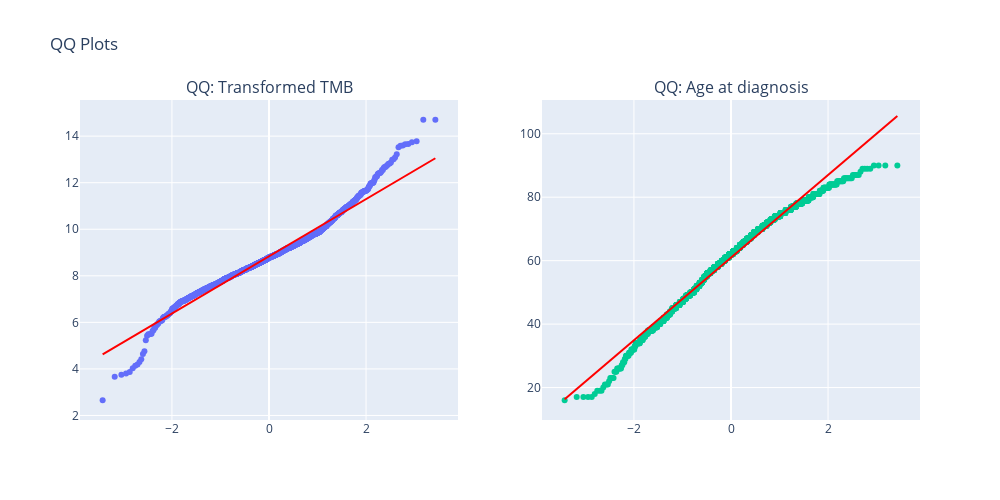

Notebook cell for this chart:
### Markdown cell above
Still after the transformations the distributions do not look normal at all, which is reflected on the Shapiro-Wilk test. We can do a deeper analysis with qqplots.

### Code cell
from scipy.stats import probplot

fig = make_subplots(rows=1, cols=2, subplot_titles=('QQ: Transformed TMB', 'QQ: Age at diagnosis'))

variables = ['transformed_TMB', 'donor_age_at_diagnosis']

for i, var in enumerate(variables, start=1):
    # Calculate QQ values: ((quantiles, values), (slope, intercept, r))
    (osm, osr), (slope, intercept, _) = probplot(df_regression[var].dropna(), plot=None)

    fig.add_trace(go.Scatter(x=osm, y=osr, mode='markers', name=var), row=1, col=i)
    fig.add_trace(go.Scatter(x=osm, y=slope*osm + intercept, mode='lines', line=dict(color='red')), row=1, col=i)

fig.update_layout(height=500, width=1000, showlegend=False, title_text="QQ Plots")
fig.show()

### Figure 1 — Plotly figure (JSON) as saved in the notebook; plotly's stock layout.template omitted (floating-point values rounded to 4 significant figures; data arrays with more than 128 entries replaced by an {"elided": "..."} marker saying what was removed)
{"data": [{"mode": "markers", "name": "transformed_TMB", "type": "scatter", "x": {"elided": "2282 float values"}, "xaxis": "x", "y": {"elided": "2282 float values"}, "yaxis": "y"}, {"line": {"color": "red"}, "mode": "lines", "type": "scatter", "x": {"elided": "2282 float values"}, "xaxis": "x", "y": {"elided": "2282 float values"}, "yaxis": "y"}, {"mode": "markers", "name": "donor_age_at_diagnosis", "type": "scatter", "x": {"elided": "2282 float values"}, "xaxis": "x2", "y": {"elided": "2282 float values"}, "yaxis": "y2"}, {"line": {"color": "red"}, "mode": "lines", "type": "scatter", "x": {"elided": "2282 float values"}, "xaxis": "x2", "y": {"elided": "2282 float values"}, "yaxis": "y2"}], "layout": {"annotations": [{"font": {"size": 16}, "showarrow": false, "text": "QQ: Transformed TMB", "x": 0.225, "xanchor": "center", "xref": "paper", "y": 1, "yanchor": "bottom", "yref": "paper"}, {"font": {"size": 16}, "showarrow": false, "text": "QQ: Age at diagnosis", "x": 0.775, "xanchor": "center", "xref": "paper", "y": 1, "yanchor": "bottom", "yref": "paper"}], "height": 500, "showlegend": false, "title": {"text": "QQ Plots"}, "width": 1000, "xaxis": {"anchor": "y", "domain": [0, 0.45]}, "xaxis2": {"anchor": "y2", "domain": [0.55, 1]}, "yaxis": {"anchor": "x", "domain": [0, 1]}, "yaxis2": {"anchor": "x2", "domain": [0, 1]}}}
